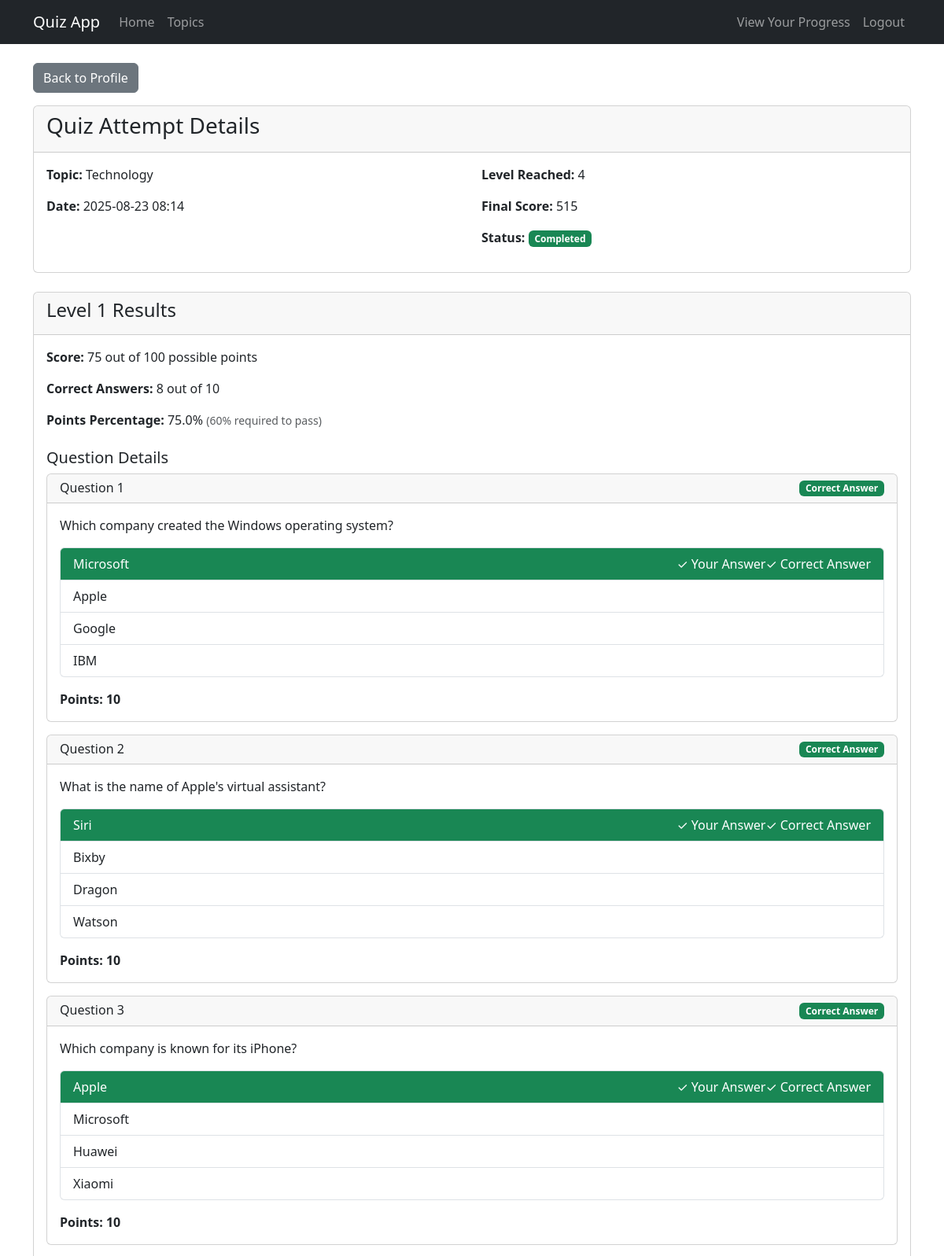
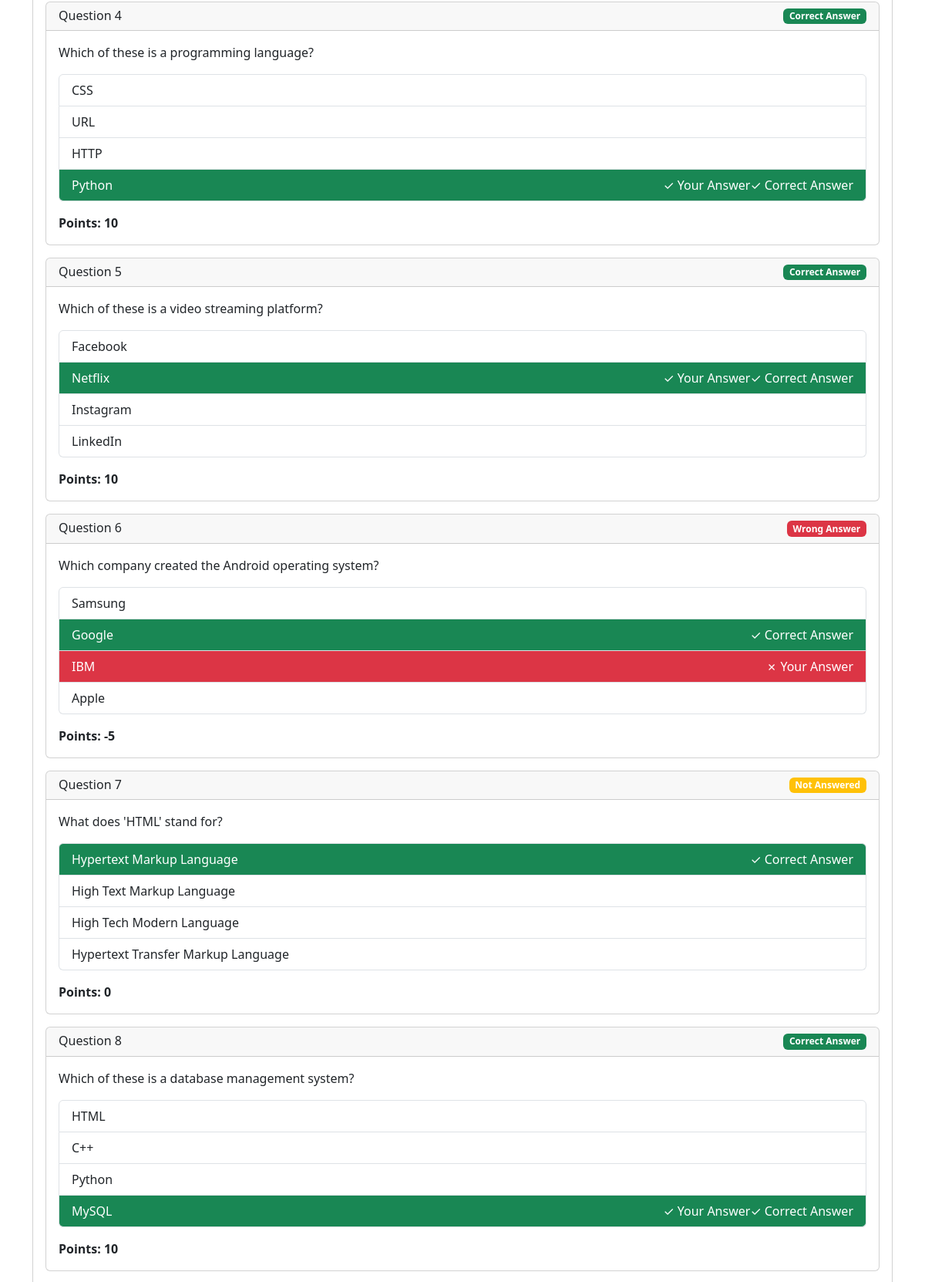
/attempt_details/7 (signed in, upper part), run on the app's committed database (2 pictures, top to bottom).
### app/models.py (models this page shows)
class Quiz(db.Model):
    id = db.Column(db.Integer, primary_key=True)
    topic = db.Column(db.String(50), nullable=False)
    attempts = db.relationship('QuizAttempt', backref='quiz', lazy=True)

class QuizAttempt(db.Model):
    id = db.Column(db.Integer, primary_key=True)
    user_id = db.Column(db.Integer, db.ForeignKey('user.id'), nullable=True)  # Nullable for anonymous users
    quiz_id = db.Column(db.Integer, db.ForeignKey('quiz.id'), nullable=False)
    level_reached = db.Column(db.Integer, default=1)
    score = db.Column(db.Integer, default=0)
    date_attempted = db.Column(db.DateTime, default=datetime.utcnow)
    is_complete = db.Column(db.Boolean, default=False)
    responses = db.relationship('QuestionResponse', backref='attempt', lazy=True, cascade="all, delete-orphan")

class QuestionResponse(db.Model):
    id = db.Column(db.Integer, primary_key=True)
    attempt_id = db.Column(db.Integer, db.ForeignKey('quiz_attempt.id'), nullable=False)
    question_id = db.Column(db.String(50), nullable=False)  # ID from JSON file
    user_answer = db.Column(db.String(200), nullable=True)
    is_correct = db.Column(db.Boolean, default=False)
    time_taken = db.Column(db.Integer, nullable=True)  # Time in seconds
    points = db.Column(db.Integer, default=0)  # Points earned or lost
    presented_options = db.Column(db.String(500), nullable=True)  # Store options as JSON string

### app/routes/auth.py (the view)
@auth_bp.route('/attempt_details/<int:attempt_id>')
@login_required
def attempt_details(attempt_id):
    attempt = QuizAttempt.query.get_or_404(attempt_id)
    if attempt.user_id != current_user.id:
        flash('You are not authorized to view this attempt')
        return redirect(url_for('auth.profile'))
    responses = QuestionResponse.query.filter_by(attempt_id=attempt_id)\
        .order_by(QuestionResponse.id.asc()).all()
    with open('questions.json', 'r', encoding='utf-8') as f:
        all_questions = json.load(f)
    levels_data = {}
    for response in responses:
        question_data = next((q for q in all_questions if q['id'] == response.question_id), None)
        if question_data:
            level = question_data['level']
            if level not in levels_data:
                levels_data[level] = {
                    'responses': [],
                    'total_points': 0,
                    'total_correct': 0,
                    'total_possible_points': 0
                }
            correct_answer = question_data['correct_answer']
            if response.presented_options:
                try:
                    options = json.loads(response.presented_options)
                except:
                    incorrect_options = [opt for opt in question_data['options'] if opt != correct_answer]
                    options = random.sample(incorrect_options, 3) + [correct_answer]
                    random.shuffle(options)
            else:
                incorrect_options = [opt for opt in question_data['options'] if opt != correct_answer]
                options = random.sample(incorrect_options, 3) + [correct_answer]
                random.shuffle(options)
            levels_data[level]['responses'].append({
                'text': question_data['text'],
                'options': options,
                'correct_answer': correct_answer,
                'user_answer': response.user_answer,
                'is_correct': response.is_correct,
                'points': response.points,
                'skipped': response.user_answer is None,
                'possible_points': question_data['points']
            })
            levels_data[level]['total_points'] += response.points
            if response.is_correct:
                levels_data[level]['total_correct'] += 1
            levels_data[level]['total_possible_points'] += question_data['points']
    sorted_levels = sorted(levels_data.items())
    return render_template('auth/attempt_details.html',
                          attempt=attempt,
                          levels_data=sorted_levels,
                          quiz=Quiz.query.get(attempt.quiz_id))

### app/__init__.py (called while the page is built)
def create_app():
    app = Flask(__name__, instance_relative_config=True)
    app.config['SECRET_KEY'] = 'your-secret-key'
    app.config['SQLALCHEMY_DATABASE_URI'] = 'sqlite:///' + os.path.join(app.instance_path, 'quiz.db')
    app.config['SQLALCHEMY_TRACK_MODIFICATIONS'] = False
    try:
        os.makedirs(app.instance_path)
    except OSError:
        pass
    db.init_app(app)
    login_manager.init_app(app)
    login_manager.login_view = 'auth.login'
    from app.routes.auth import auth_bp
    from app.routes.main import main_bp
    from app.routes.admin import admin_bp
    app.register_blueprint(auth_bp)
    app.register_blueprint(main_bp)
    app.register_blueprint(admin_bp)
    with app.app_context():
        db.create_all()
    @app.template_filter('non_negative')
    def non_negative_filter(value):
        return max(0, value)
    return app

### app/models.py (called while the page is built)
@login_manager.user_loader
def load_user(user_id):
    return User.query.get(int(user_id))

### app/templates/auth/attempt_details.html (shortened to what this page needs)
{% extends 'base.html' %}
{% block content %}
<div class="mb-3">
    <a href="{{ url_for('auth.profile') }}" class="btn btn-secondary">
         Back to Profile
    </a>
</div>
<div class="card mb-4">
    <div class="card-header">
        <h3>Quiz Attempt Details</h3>
    </div>
    <div class="card-body">
        <div class="row">
            <div class="col-md-6">
                <p><strong>Topic:</strong> {{ quiz.topic }}</p>
                <p><strong>Date:</strong> {{ attempt.date_attempted.strftime('%Y-%m-%d %H:%M') }}</p>
            </div>
            <div class="col-md-6">
                <p><strong>Level Reached:</strong> {{ attempt.level_reached }}</p>
                <p><strong>Final Score:</strong> {{ attempt.score|non_negative }}</p>
                <p><strong>Status:</strong>
                    {% if attempt.is_complete %}
                        <span class="badge bg-success">Completed</span>
                    {% else %}
                        <span class="badge bg-warning">Not completed</span>
                    {% endif %}
                </p>
            </div>
        </div>
    </div>
</div>
{% for level_num, level_data in levels_data %}
<div class="card mb-4">
    <div class="card-header">
        <h4>Level {{ level_num }} Results</h4>
    </div>
    <div class="card-body">
        <div class="mb-3">
            <p><strong>Score:</strong> {{ level_data.total_points|non_negative }} out of {{ level_data.total_possible_points }} possible points</p>
            <p><strong>Correct Answers:</strong> {{ level_data.total_correct }} out of {{ level_data.responses|length }}</p>
            <p><strong>Points Percentage:</strong>
                {{ (level_data.total_points|non_negative / level_data.total_possible_points * 100)|round(1) }}%
                <small class="text-muted">(60% required to pass)</small>
            </p>
        </div>
        <h5 class="mt-4">Question Details</h5>
        {% for question in level_data.responses %}
        <div class="card mb-3">
            <div class="card-header d-flex justify-content-between">
                <h6 class="mb-0">Question {{ loop.index }}</h6>
                <span class="badge {% if question.is_correct %}bg-success{% elif question.skipped %}bg-warning{% else %}bg-danger{% endif %}">
                    {% if question.is_correct %}
                        Correct Answer
                    {% elif question.skipped %}
                        Not Answered
                    {% else %}
                        Wrong Answer
                    {% endif %}
                </span>
            </div>
            <div class="card-body">
                <p>{{ question.text }}</p>
                <div class="list-group mt-3">
                    {% for option in question.options %}
                    <div class="list-group-item
                        {% if option == question.correct_answer %}bg-success text-white{% endif %}
                        {% if option == question.user_answer and not question.is_correct %}bg-danger text-white{% endif %}">
                        {{ option }}
                        {% if option == question.correct_answer %}
                            <span class="float-end">✓ Correct Answer</span>
                        {% endif %}
                        {% if option == question.user_answer and not question.is_correct %}
                            <span class="float-end">✗ Your Answer</span>
                        {% endif %}
                        {% if option == question.user_answer and question.is_correct %}
                            <span class="float-end">✓ Your Answer</span>
                        {% endif %}
                    </div>
                    {% endfor %}
                </div>
                <div class="mt-3">
                    <strong>Points: {{ question.points }}</strong>
                </div>
            </div>
        </div>
        {% endfor %}
    </div>
</div>
{% endfor %}
{% endblock %}

### data on the page
Quiz: topic "Technology"
QuizAttempt: date_attempted "2025-08-23 08:14", level_reached "4", score|non_negative "515"
QuestionResponse: shows "Correct Answer", text "Which company created the Windows operating system?", options "Microsoft" "Apple" "Google" "IBM", user_answer "✓ Your Answer", points "10"
QuestionResponse: shows "Correct Answer", text "What is the name of Apple's virtual assistant?", options "Siri" "Bixby" "Dragon" "Watson", user_answer "✓ Your Answer", points "10"
QuestionResponse: shows "Correct Answer", text "Which company is known for its iPhone?", options "Apple" "Microsoft" "Huawei" "Xiaomi", user_answer "✓ Your Answer", points "10"
QuestionResponse: shows "Correct Answer", text "Which of these is a programming language?", options "CSS" "URL" "HTTP" "Python", user_answer "✓ Your Answer", points "10"
QuestionResponse: shows "Correct Answer", text "Which of these is a video streaming platform?", options "Facebook" "Netflix" "Instagram" "LinkedIn", user_answer "✓ Your Answer", points "10"
QuestionResponse: shows "Wrong Answer", text "Which company created the Android operating system?", options "Samsung" "Google" "IBM" "Apple", user_answer "✗ Your Answer", points "-5"
QuestionResponse: shows "Correct Answer", text "Which of these is a database management system?", options "HTML" "C++" "Python" "MySQL", user_answer "✓ Your Answer", points "10"

### other printed values
{{ level_num }} "1"
{{ level_data.total_points|non_negative }} "75"
{{ level_data.total_possible_points }} "100"
{{ level_data.total_correct }} "8"
{{ level_data.responses|length }} "10"
{{ question.text }} "What does 'HTML' stand for?"
{{ option }} "Hypertext Markup Language" "High Text Markup Language" "High Tech Modern Language" "Hypertext Transfer Markup Language"
{{ question.points }} "0"
